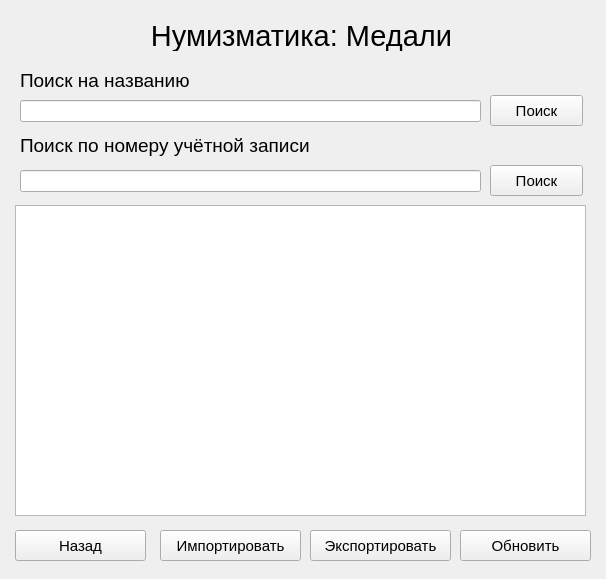
<?xml version="1.0" encoding="UTF-8"?>
<ui version="4.0">
 <class>Fond</class>
 <widget class="QWidget" name="Fond">
  <property name="geometry">
   <rect>
    <x>0</x>
    <y>0</y>
    <width>606</width>
    <height>579</height>
   </rect>
  </property>
  <property name="windowTitle">
   <string>Form</string>
  </property>
  <property name="styleSheet">
   <string notr="true"/>
  </property>
  <widget class="QLabel" name="Title">
   <property name="geometry">
    <rect>
     <x>6</x>
     <y>20</y>
     <width>591</width>
     <height>31</height>
    </rect>
   </property>
   <property name="font">
    <font>
     <pointsize>22</pointsize>
    </font>
   </property>
   <property name="text">
    <string>Нумизматика: Медали</string>
   </property>
   <property name="alignment">
    <set>Qt::AlignCenter</set>
   </property>
  </widget>
  <widget class="QListWidget" name="listWidget">
   <property name="geometry">
    <rect>
     <x>15</x>
     <y>205</y>
     <width>571</width>
     <height>311</height>
    </rect>
   </property>
   <property name="font">
    <font>
     <pointsize>12</pointsize>
    </font>
   </property>
  </widget>
  <widget class="QLabel" name="labelSearch">
   <property name="geometry">
    <rect>
     <x>20</x>
     <y>70</y>
     <width>211</width>
     <height>21</height>
    </rect>
   </property>
   <property name="font">
    <font>
     <pointsize>14</pointsize>
    </font>
   </property>
   <property name="text">
    <string>Поиск на названию</string>
   </property>
  </widget>
  <widget class="QPushButton" name="backButton">
   <property name="geometry">
    <rect>
     <x>15</x>
     <y>530</y>
     <width>131</width>
     <height>31</height>
    </rect>
   </property>
   <property name="font">
    <font>
     <pointsize>11</pointsize>
    </font>
   </property>
   <property name="text">
    <string>Назад</string>
   </property>
  </widget>
  <widget class="QLabel" name="labelSearch_2">
   <property name="geometry">
    <rect>
     <x>20</x>
     <y>130</y>
     <width>361</width>
     <height>31</height>
    </rect>
   </property>
   <property name="font">
    <font>
     <pointsize>14</pointsize>
    </font>
   </property>
   <property name="text">
    <string>Поиск по номеру учётной записи</string>
   </property>
  </widget>
  <widget class="QPushButton" name="refreshButton">
   <property name="geometry">
    <rect>
     <x>460</x>
     <y>530</y>
     <width>131</width>
     <height>31</height>
    </rect>
   </property>
   <property name="font">
    <font>
     <pointsize>11</pointsize>
    </font>
   </property>
   <property name="text">
    <string>Обновить</string>
   </property>
  </widget>
  <widget class="QPushButton" name="exporthButton">
   <property name="geometry">
    <rect>
     <x>310</x>
     <y>530</y>
     <width>141</width>
     <height>31</height>
    </rect>
   </property>
   <property name="font">
    <font>
     <pointsize>11</pointsize>
    </font>
   </property>
   <property name="text">
    <string>Экспортировать</string>
   </property>
  </widget>
  <widget class="QPushButton" name="importButton">
   <property name="geometry">
    <rect>
     <x>160</x>
     <y>530</y>
     <width>141</width>
     <height>31</height>
    </rect>
   </property>
   <property name="font">
    <font>
     <pointsize>11</pointsize>
    </font>
   </property>
   <property name="text">
    <string>Импортировать</string>
   </property>
  </widget>
  <widget class="QPushButton" name="search_name_button">
   <property name="geometry">
    <rect>
     <x>490</x>
     <y>95</y>
     <width>93</width>
     <height>31</height>
    </rect>
   </property>
   <property name="font">
    <font>
     <pointsize>11</pointsize>
    </font>
   </property>
   <property name="text">
    <string>Поиск</string>
   </property>
  </widget>
  <widget class="QLineEdit" name="search_name_line">
   <property name="geometry">
    <rect>
     <x>20</x>
     <y>100</y>
     <width>461</width>
     <height>22</height>
    </rect>
   </property>
   <property name="text">
    <string/>
   </property>
  </widget>
  <widget class="QPushButton" name="search_num_button">
   <property name="geometry">
    <rect>
     <x>490</x>
     <y>165</y>
     <width>93</width>
     <height>31</height>
    </rect>
   </property>
   <property name="font">
    <font>
     <pointsize>11</pointsize>
    </font>
   </property>
   <property name="text">
    <string>Поиск</string>
   </property>
  </widget>
  <widget class="QLineEdit" name="search_num_line">
   <property name="geometry">
    <rect>
     <x>20</x>
     <y>170</y>
     <width>461</width>
     <height>22</height>
    </rect>
   </property>
   <property name="text">
    <string/>
   </property>
  </widget>
 </widget>
 <resources/>
 <connections/>
</ui>
